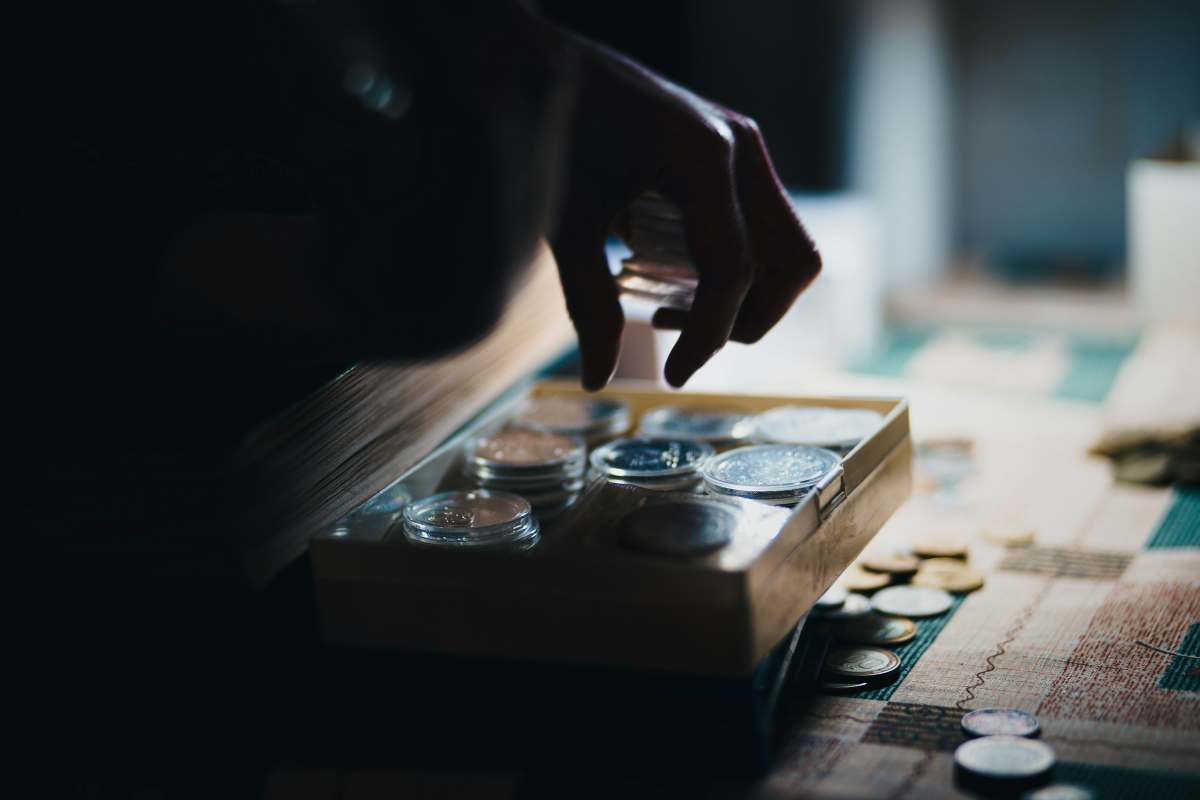
#> input picture frontend/ai_vms/src/assets/images/cash.jpg, 2400 x 1600 px (shown at 1/2 size); its folder holds only this picture in this run
$ python -i Utilies.py   (imports and definitions only)
#> lines starting #> are read from the running program, lines starting #| are printed output that depends on the picture
### Ai_services/Ai_engine/src/utils/Logger.py
"""
File : logger.py
Description : Class is responsible for logging info and errors
Created on : 17-Feb-2025
Author : HCLTech
Includes:
- Daily rotating file handlers with custom retention.
- Console logging for real-time log streaming.
- Custom filters for log level segregation.
- Dynamic log file naming based on retention days.
"""

import os
import time
import logging
from src.constant.constants import Constants
from logging.handlers import TimedRotatingFileHandler
from datetime import datetime, timedelta, timezone
from zoneinfo import ZoneInfo

debug_log_flag = os.getenv(Constants.ENABLE_LOG_DEBUG, Constants.TRUE).lower() == Constants.TRUE
error_log_flag = os.getenv(Constants.ENABLE_LOG_ERROR, Constants.TRUE).lower() == Constants.TRUE
critical_log_flag = os.getenv(Constants.ENABLE_LOG_CRITICAL, Constants.TRUE).lower() == Constants.TRUE
info_log_level = os.getenv(Constants.ENABLE_LOG_INFO, Constants.TRUE).lower() == Constants.TRUE
warning_log_level = os.getenv(Constants.ENABLE_LOG_WARNING, Constants.TRUE).lower() == Constants.TRUE
retention_days = int(os.getenv(Constants.LOG_RETENTION_DAYS, str(Constants.ONE)))


# Timezone for logging
mexico_zone = ZoneInfo(Constants.TIME_ZONE_INFO)
import logging
from datetime import datetime, timezone

class MexicoFormatter(logging.Formatter):
    LOCATION_WIDTH = 42

    # [20 lines left out: functions converter, formatTime, format, not called in this run]


class LoggingConfig:

    def __init__(self):
        self.logger = logging.getLogger()

    def setup_logging(self):
        if self.logger.hasHandlers():
            self.logger.handlers.clear()

        self.logger.setLevel(logging.DEBUG)

        log_directory = Constants.LOGGER_ROOT_FOLDER_NAME
        os.makedirs(log_directory, exist_ok=True)

        date_range = self.get_log_date_range()
        debug_log_file = os.path.join(log_directory, f'debug_{date_range}.log')
        info_log_file = os.path.join(log_directory, f'info_{date_range}.log')

        debug_handler = TimedRotatingFileHandler(debug_log_file, when=Constants.MIDNIGHT, interval=Constants.ONE, backupCount=retention_days)
        info_handler = TimedRotatingFileHandler(info_log_file, when=Constants.MIDNIGHT, interval=Constants.ONE, backupCount=retention_days)
        console_handler = logging.StreamHandler()

        debug_handler.setLevel(logging.DEBUG)
        info_handler.setLevel(logging.INFO)
        console_handler.setLevel(logging.INFO)

        time_format = '%Y-%m-%d %H:%M:%S'

        debug_formatter = MexicoFormatter("%(asctime)s | %(filename)s.%(funcName)-25s <-> [%(levelname)-5s] %(message)s", datefmt=time_format)
        info_formatter = MexicoFormatter("%(asctime)s | %(filename)s.%(funcName)-25s | [%(levelname)-5s] | %(message)s", datefmt=time_format)
        console_formater = MexicoFormatter("%(asctime)s [%(levelname)-5s]  %(message)s")
        debug_handler.setFormatter(debug_formatter)
        info_handler.setFormatter(info_formatter)
        console_handler.setFormatter(console_formater)

        debug_handler.addFilter(self.DebugFilter())
        info_handler.addFilter(self.InfoFilter())
        console_handler.addFilter(self.InfoFilter())

        self.logger.addHandler(debug_handler)
        self.logger.addHandler(info_handler)
        self.logger.addHandler(console_handler)

        self.suppress_third_party_logs()
        return self.logger

    def get_log_date_range(self):
        """Return a string for log filename based on retention_days."""
        today = datetime.now(mexico_zone)
        if retention_days <= 1:
            return today.strftime('%Y-%m-%d')
        else:
            end_date = today + timedelta(days=retention_days - 1)
            return f"{today.strftime('%Y-%m-%d')}_to_{end_date.strftime('%Y-%m-%d')}"

    def suppress_third_party_logs(self):
        noisy_loggers = [
            "pika", "aio_pika", "asyncio",
            "pika.adapters.utils.connection_workflow", "_AsyncTransportBase",
            "pika.adapters","pika.adapters.blocking_connection","pika.adapters.utils","pika.adapters.utils.selector_ioloop_adapter",
        ]

        for name in noisy_loggers:
            log = logging.getLogger(name)
            log.setLevel(logging.CRITICAL)
            log.propagate = False

    class DebugFilter(logging.Filter):
        # [4 lines left out: function filter, not called in this run]

    class InfoFilter(logging.Filter):
        # [6 lines left out: function filter, not called in this run]

def log_time(msg=None,info_log_level = False):
    """
    Decorator that logs the time taken by a function with a custom message.

    Args:
        msg (str): Custom message to include in logs.
    """
    def decorator(func):
        # [9 lines left out: function wrapper, not called in this run]
        return wrapper
    return decorator

### Ai_services/Ai_engine/src/utils/ConfigReader.py
"""
Manages application configuration by reading settings from a `.ini` file.

This module provides a **singleton `ConfigManager`** to ensure the configuration
is loaded only once and is accessible globally. It offers robust methods to:
- **Load configuration**: Reads parameters from the specified `config.ini` file.
- **Retrieve environment settings**: Access values from the `[DEFAULT]` section.
- **Fetch specific parameters**: Get values from any designated configuration section.
Author: HCLTech
"""

import configparser
import os
from src.constant.constants import Constants
from src.Exception.Exception import FileNotFoundException


class ConfigManager:
    """
    This class opens the configuration file and
    reads all the configuration provided inside it
    """

    def __new__(self):
        if not hasattr(self, 'instance'):
            file_name = Constants.CONFIG_FILE_PATH
            self.parser = configparser.ConfigParser()
            self.parser.optionxform = str
            self.config = self.parser
            if os.path.exists(file_name):
                self.config.read(file_name, encoding=Constants.UTF_8_ENCODING)
            else:
                raise FileNotFoundException('No Config file found!')

            self.instance = super(ConfigManager, self).__new__(self)

        return self.config


class ReadConfigFile:
    """
    This class reads specific configurations based on user requirement
    """

    objConfig = ''

    def __init__(self):
        self.obj_config = ConfigManager()

    # [35 lines left out: functions get_env_config, get_value_config, not called in this run]


# Create an instance of ReadConfigFile to be used throughout the program
cfg = ReadConfigFile()

### Ai_services/Ai_engine/src/Exception/Exception.py
class BaseException(Exception):
    def __init__(self, message="An error occurred", status_code=500):
        self.message = message
        self.status_code = status_code
        super().__init__(message)

# General Exceptions
class FileNotFoundException(BaseException):
    def __init__(self, message="File not found", status_code=404):
        super().__init__(message, status_code)

class InvalidInputException(BaseException):
    def __init__(self, message="Invalid input provided", status_code=400):
        super().__init__(message, status_code)

class ModelLoadingError(BaseException):
    def __init__(self, message="Error loading model", status_code=500):
        super().__init__(message, status_code)

class PredictionError(BaseException):
    def __init__(self, message="Prediction error", status_code=500):
        super().__init__(message, status_code)

class RTSPConnectionError(BaseException):
    def __init__(self, message="RTSP connection error", status_code=503):
        super().__init__(message, status_code)

class AnnotationError(BaseException):
    def __init__(self, message="Error in annotation processing", status_code=500):
        super().__init__(message, status_code)

# Video Processing Exceptions
class VideoProcessingError(BaseException):
    def __init__(self, message="Video processing error", status_code=500):
        super().__init__(message, status_code)

class FrameProcessingError(VideoProcessingError):
    def __init__(self, message="Error processing frame", status_code=500):
        super().__init__(message, status_code)

class FrameProcessingException(BaseException):
    def __init__(self, message="Error processing video frames", status_code=500):
        super().__init__(message, status_code)

class MotionDetectionException(BaseException):
    def __init__(self, message="Motion detection error", status_code=500):
        super().__init__(message, status_code)

# Specific Detection Exceptions
class DistanceCalculationError(BaseException):
    def __init__(self, message="Distance calculation error", status_code=500):
        super().__init__(message, status_code)

class EmptyQueueException(BaseException):
    def __init__(self, message="Queue is empty", status_code=422):
        super().__init__(message, status_code)

class DetectorInitializationError(BaseException):
    def __init__(self, message="Detector initialization error", status_code=500):
        super().__init__(message, status_code)

class RabbitMQConnectionError(BaseException):
    def __init__(self, message="RabbitMQ connection error", status_code=503):
        super().__init__(message, status_code)

class PersonDetectionError(BaseException):
    def __init__(self, message="person camera detection error", status_code=500):
        super().__init__(message, status_code)

class InvalidDetectionError(BaseException):
    def __init__(self, message="Invalid detection error", status_code=422):
        super().__init__(message, status_code)

class ConfigurationError(BaseException):
    def __init__(self, message="Configuration error", status_code=500):
        super().__init__(message, status_code)

class InvalidInputError(BaseException):
    def __init__(self, message="Invalid input data", status_code=400):
        super().__init__(message, status_code)

# --- Business Case Specific Exceptions ---

class BirdEyeViewException(BaseException):
    def __init__(self, message="Bird Eye View processing error", status_code=500):
        super().__init__(message, status_code)
class CrowdDensityException(BaseException):
    def __init__(self, message="Crowd Density processing error", status_code=500):
        super().__init__(message, status_code)

class InOutPersonCountException(BaseException):
    def __init__(self, message="In-Out Person Count processing error", status_code=500):
        super().__init__(message, status_code)

class LoiteringDetectionException(BaseException):
    def __init__(self, message="Loitering Detection processing error", status_code=500):
        super().__init__(message, status_code)

class PersonCountInsideCompartmentException(BaseException):
    def __init__(self, message="Person Count Inside Compartment processing error", status_code=500):
        super().__init__(message, status_code)

class PersonEnteredInsideTrainException(BaseException):
    def __init__(self, message="Person Entered Inside Train processing error", status_code=500):
        super().__init__(message, status_code)

class QueueManagementException(BaseException):
    def __init__(self, message="Queue Management processing error", status_code=500):
        super().__init__(message, status_code)

class RestroomPersonTrackingException(BaseException):
    def __init__(self, message="Restroom Person Tracking processing error", status_code=500):
        super().__init__(message, status_code)

class TailgateDetectionException(BaseException):
    def __init__(self, message="Tailgate Detection processing error", status_code=500):
        super().__init__(message, status_code)

class TrainArrivalDepartMonitorException(BaseException):
    def __init__(self, message="Train Arrival/Departure Monitoring error", status_code=500):
        super().__init__(message, status_code)

### Ai_services/Ai_engine/src/utils/Utilies.py
from src.constant.constants import Constants
from src.constant.global_constant import VisionPipeline
from src.utils.Streamhandler_validation.Streamhandler_validation import Validator
from src.utils.Logger import LoggingConfig,log_time
from src.utils.ConfigReader import cfg
from typing import List,Optional,Tuple,Dict,Any
from concurrent.futures import ThreadPoolExecutor
from src.detectors.ObjectDetector import ObjectDetector
import numpy as np
import cv2
import os
import copy
import turbojpeg
logger = LoggingConfig().setup_logging()

# import turbojpeg
try:
    jpeg = turbojpeg.TurboJPEG()
except RuntimeError:
    logger.warning("TurboJPEG C-library not found. Falling back to OpenCV natively for JPEG decoding.")
    jpeg = None

jpeg_decoder_executer = ThreadPoolExecutor(os.cpu_count())

# [97 lines that did not run here, left out]


class GpuManagerUtils:

    # [12 lines left out: function get_primary_and_secondary_model, not called in this run]


class ResourcesCleaner:

    # [59 lines left out: functions shutdown_gpu_workers, shutdown_rabbitMQ_consumers, close_rabbitMQ_connection, not called in this run]


    # [27 lines of commented-out code are left out]


    async def cleanup_resources(self):
        """Centralized cleanup function with proper error handling and ordering"""

        # Step 1: Signal shutdown to all componentslog_worker_status
        try:
            with VisionPipeline.shutdown_lock:
                VisionPipeline.shutdown_event.set()
            logger.info("[INFO] Shutdown signal set for all components")
        except Exception as e:
            logger.error(f"Error setting shutdown signal: {e}")

        # Step 2: Gracefully shutdown GPU workers
        self.shutdown_gpu_workers()
        # Step 3: Gracefully stop RabbitMQ consumer threads
        self.shutdown_rabbitMQ_consumers()
        # Step 4: Close RabbitMQ connection
        self.close_rabbitMQ_connection()
        # Step 5: Close database connection
        # self.close_database_connection()

>>> import cv2
>>> picture = cv2.imread('../../../../frontend/ai_vms/src/assets/images/cash.jpg', cv2.IMREAD_GRAYSCALE)
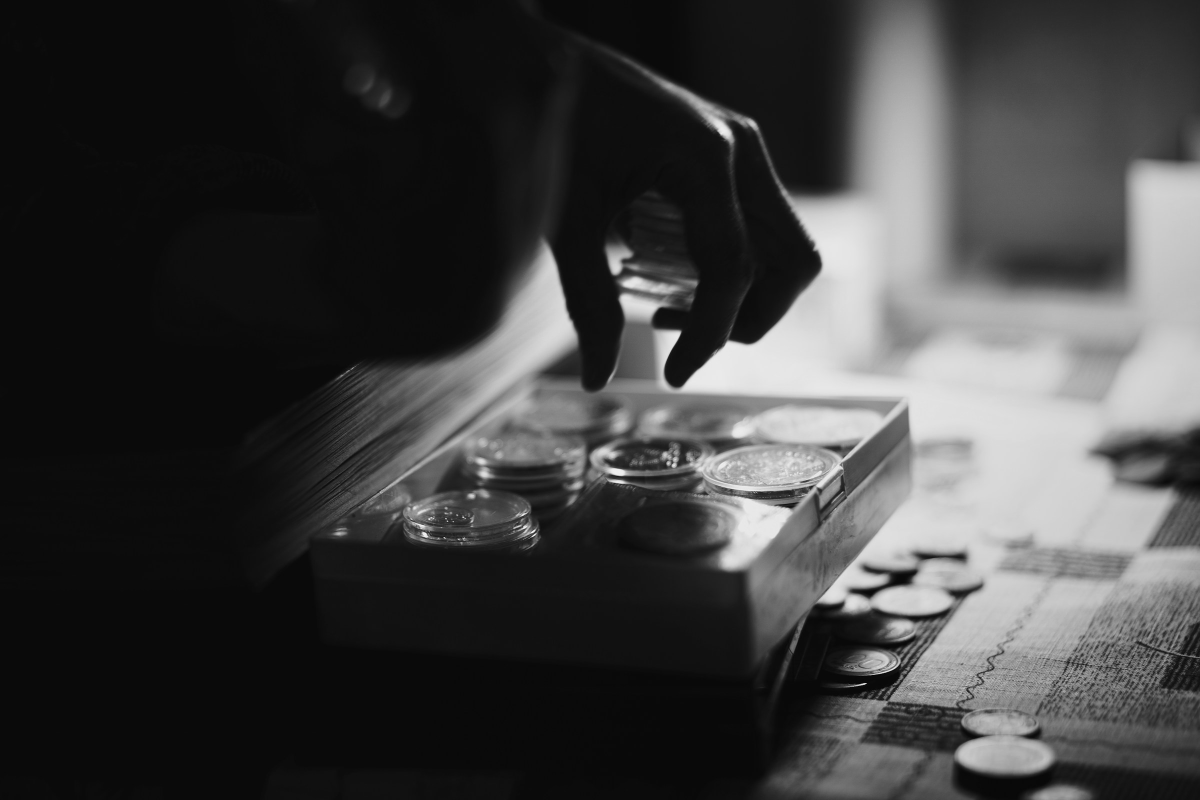
#> picture: shape (1600, 2400) (shown at 1/2 size); min 0, max 252, mean 63.7
#> (the run stopped early here; a loop or call above may not have finished)

$ run again, on frontend/ai_vms/src/assets/images/port.jpg
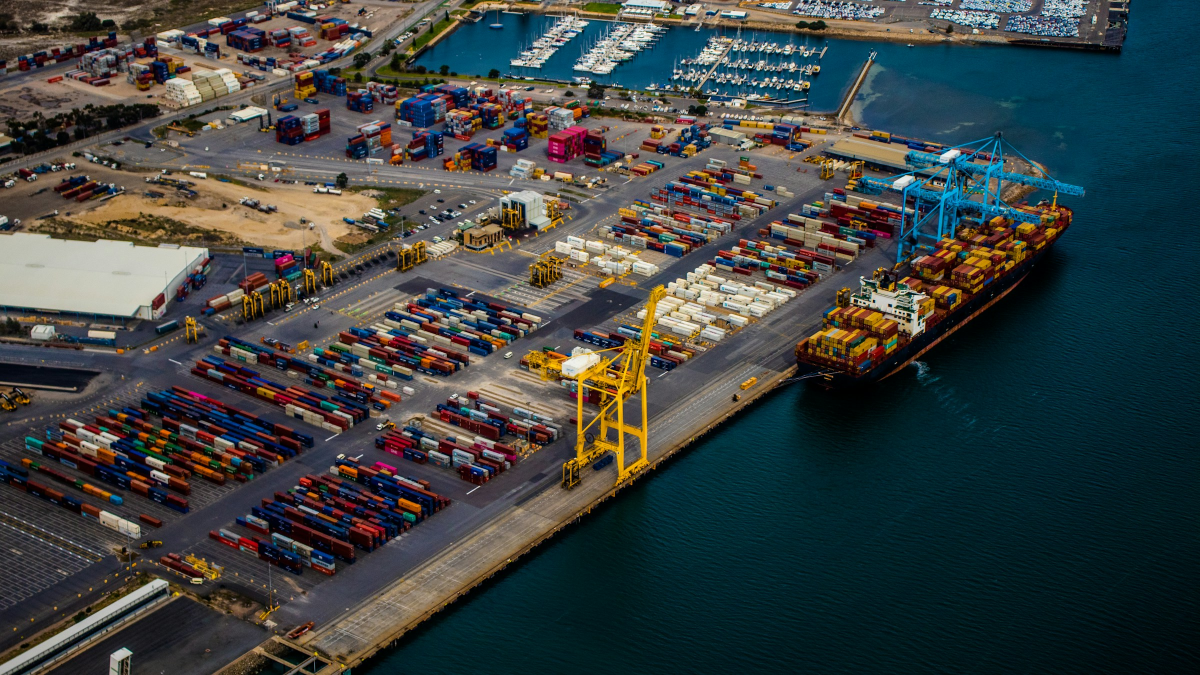
#> input picture frontend/ai_vms/src/assets/images/port.jpg, 2400 x 1350 px (shown at 1/2 size)
#> `picture = cv2.imread('../../../../frontend/ai_vms/src/assets/images/ca..`:
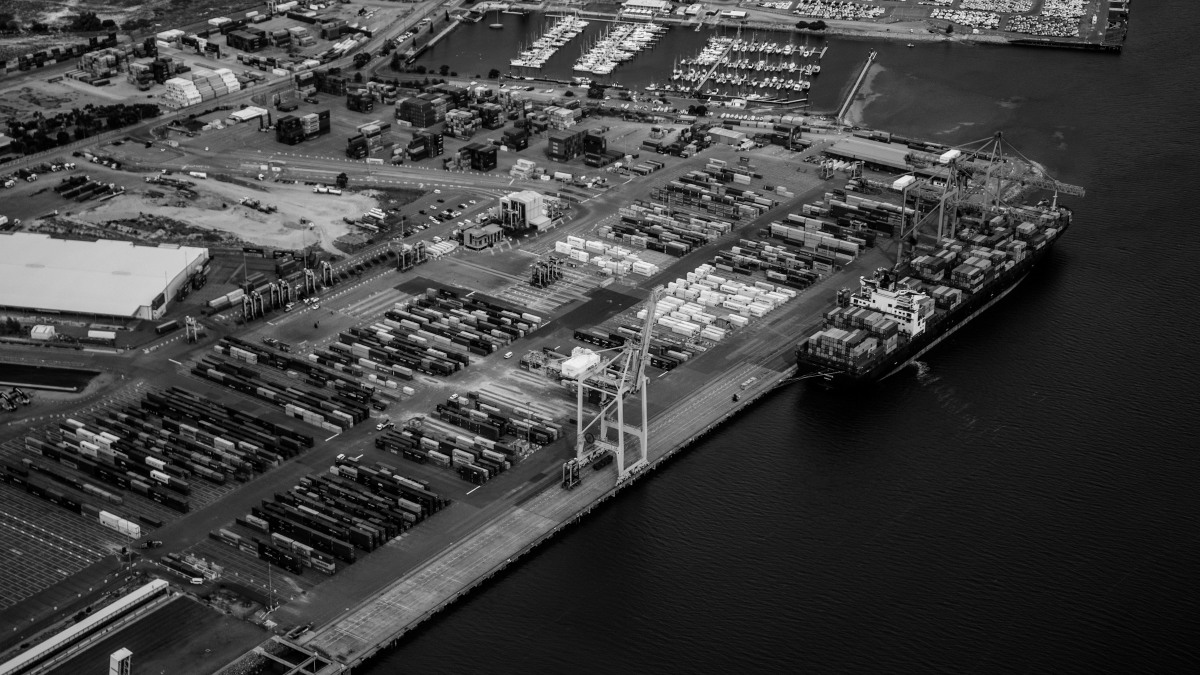
#> picture: shape (1350, 2400) (shown at 1/2 size); min 0, max 254, mean 64.2
